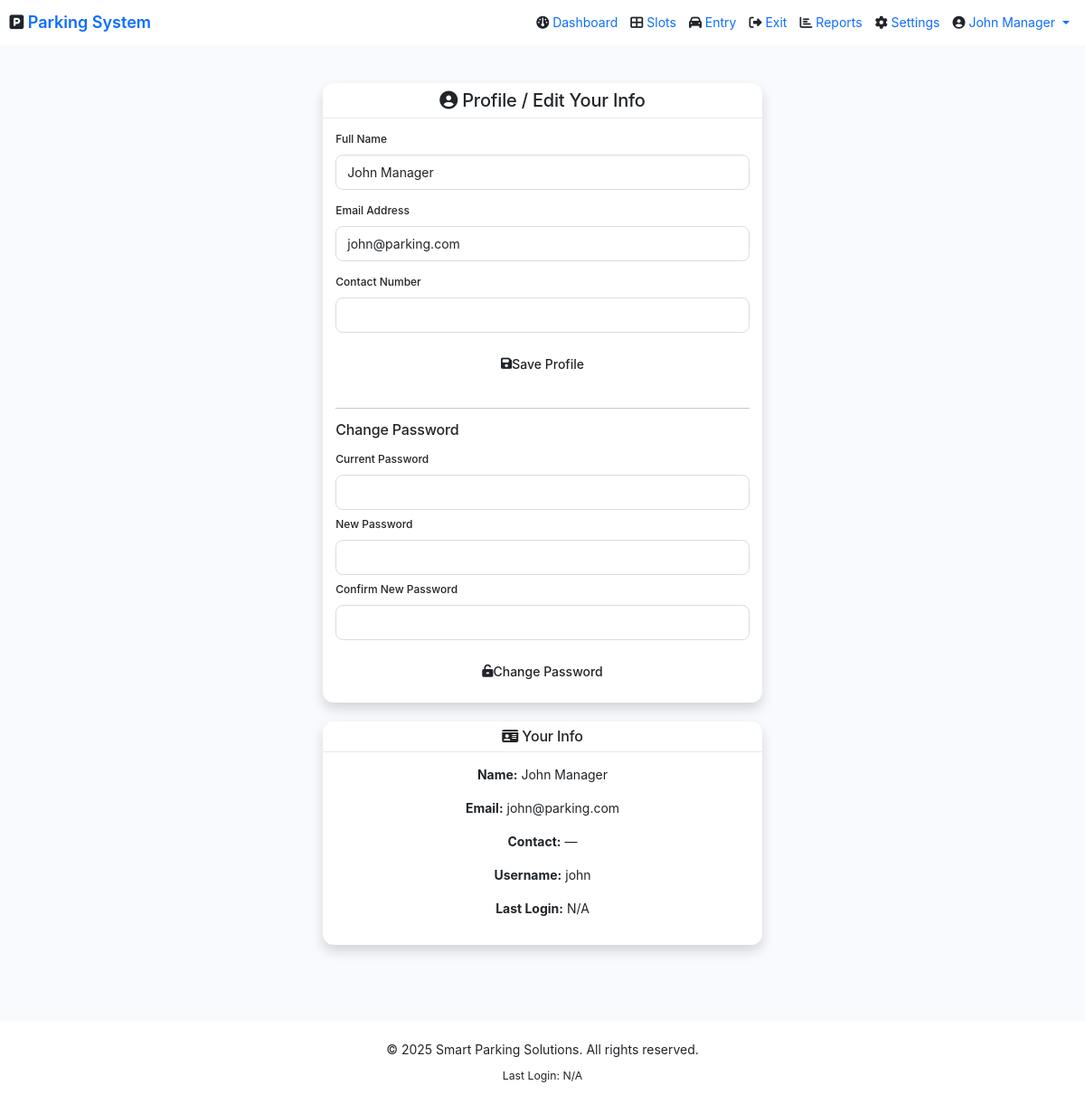
The app's page /profile.php (signed in) with its own data.
### tables this page shows
CREATE TABLE users (
    id INT AUTO_INCREMENT PRIMARY KEY,
    fullname VARCHAR(255) NOT NULL,
    username VARCHAR(50) UNIQUE NOT NULL,
    email VARCHAR(100) UNIQUE NOT NULL,
    password VARCHAR(255) NOT NULL,
    role ENUM('admin', 'super_admin') DEFAULT 'admin',
    created_at TIMESTAMP DEFAULT CURRENT_TIMESTAMP,
    last_login DATETIME NULL,
    status ENUM('active', 'inactive') DEFAULT 'active'
);

### includes/db.php (called while the page is built, shortened)
<?php
try {
    $pdo = new PDO(
        "mysql:host=" . DB_HOST . ";dbname=" . DB_NAME . ";charset=utf8mb4",
        DB_USER,
        DB_PASS,
        [
            PDO::ATTR_ERRMODE => PDO::ERRMODE_EXCEPTION,
            PDO::ATTR_DEFAULT_FETCH_MODE => PDO::FETCH_ASSOC,
            PDO::ATTR_EMULATE_PREPARES => false
        ]
    );
} catch (PDOException $e) {
    die("Database Connection Failed: " . $e->getMessage());
}
function isLoggedIn() {
    return isset($_SESSION['admin_id']) && !empty($_SESSION['admin_id']);
}
function getCurrentUser() {
    global $pdo;
    $stmt = $pdo->prepare("SELECT * FROM users WHERE id = ?");
    $stmt->execute([$_SESSION['admin_id']]);
    return $stmt->fetch();
}
?>

### profile.php (the view, shortened to what this page needs)
<?php
require_once 'includes/header.php';
?>
<div class="container py-5">
    <div class="row justify-content-center">
        <div class="col-lg-6">
            <div class="card shadow fade-in">
                <div class="card-header text-center">
                    <h3 class="mb-0"><i class="fas fa-user-circle"></i> Profile / Edit Your Info</h3>
                </div>
                <div class="card-body">
                    <form method="POST" class="mb-4" autocomplete="off">
                        <div class="mb-3">
                            <label class="form-label">Full Name</label>
                            <input type="text" name="fullname" class="form-control" value="<?= htmlspecialchars($user['fullname']) ?>" required>
                        </div>
                        <div class="mb-3">
                            <label class="form-label">Email Address</label>
                            <input type="email" name="email" class="form-control" value="<?= htmlspecialchars($user['email']) ?>" required>
                        </div>
                        <div class="mb-3">
                            <label class="form-label">Contact Number</label>
                            <input type="text" name="contact" class="form-control" value="<?= isset($user['contact']) ? htmlspecialchars($user['contact']) : '' ?>" maxlength="15">
                        </div>
                        <button type="submit" name="update_profile" class="btn w-100 mb-2">
                            <i class="fas fa-save"></i> Save Profile
                        </button>
                    </form>
                    <hr>
                    <form method="POST" autocomplete="off">
                        <h5 class="my-3">Change Password</h5>
                        <div class="mb-2">
                            <label class="form-label">Current Password</label>
                            <input type="password" name="current_password" class="form-control" required>
                        </div>
                        <div class="mb-2">
                            <label class="form-label">New Password</label>
                            <input type="password" name="new_password" class="form-control" required minlength="6">
                        </div>
                        <div class="mb-3">
                            <label class="form-label">Confirm New Password</label>
                            <input type="password" name="confirm_password" class="form-control" required minlength="6">
                        </div>
                        <button type="submit" name="change_password" class="btn btn-warning w-100">
                            <i class="fas fa-unlock-alt"></i> Change Password
                        </button>
                    </form>
                </div>
            </div>
            <div class="card shadow mt-4">
                <div class="card-header text-center">
                    <h5 class="mb-0"><i class="fas fa-id-card"></i> Your Info</h5>
                </div>
                <div class="card-body text-center">
                    <p><b>Name:</b> <?= htmlspecialchars($user['fullname']) ?></p>
                    <p><b>Email:</b> <?= htmlspecialchars($user['email']) ?></p>
                    <p><b>Contact:</b> <?= isset($user['contact']) ? htmlspecialchars($user['contact']) : '—' ?></p>
                    <p><b>Username:</b> <?= htmlspecialchars($user['username']) ?></p>
                    <p><b>Last Login:</b> <?= $user['last_login'] ? date('d M Y, h:i A', strtotime($user['last_login'])) : "N/A" ?></p>
                </div>
            </div>
        </div>
    </div>
</div>
<?php require_once 'includes/footer.php'; ?>

### includes/header.php (shortened to what this page needs)
<?php
require_once 'db.php';
$public_pages = ['index.php', 'login.php', 'register.php'];
$current_page = basename($_SERVER['PHP_SELF']);
$user = getCurrentUser();
?>
<!DOCTYPE html>
<html lang="en">
<head>
    <link href="https://cdn.jsdelivr.net/npm/bootstrap@5.3.2/dist/css/bootstrap.min.css" rel="stylesheet">
    <link rel="stylesheet" href="https://cdnjs.cloudflare.com/ajax/libs/font-awesome/6.4.0/css/all.min.css">
    <link href="https://unpkg.com/aos@2.3.1/dist/aos.css" rel="stylesheet">
    <link rel="stylesheet" href="assets/css/style.css">
</head>
<body>
<?php if (!in_array($current_page, $public_pages)): ?>
<nav class="navbar navbar-expand-lg navbar-dark bg-primary sticky-top">
    <div class="container-fluid">
        <a class="navbar-brand" href="dashboard.php">
            <i class="fas fa-parking"></i> Parking System
        </a>
        <div class="collapse navbar-collapse" id="navbarNav">
            <ul class="navbar-nav ms-auto">
                <li class="nav-item">
                    <a class="nav-link <?= $current_page == 'dashboard.php' ? 'active' : '' ?>" href="dashboard.php">
                        <i class="fas fa-dashboard"></i> Dashboard
                    </a>
                </li>
                <li class="nav-item">
                    <a class="nav-link <?= $current_page == 'slots.php' ? 'active' : '' ?>" href="slots.php">
                        <i class="fas fa-th-large"></i> Slots
                    </a>
                </li>
                <li class="nav-item">
                    <a class="nav-link <?= $current_page == 'vehicle_entry.php' ? 'active' : '' ?>" href="vehicle_entry.php">
                        <i class="fas fa-car"></i> Entry
                    </a>
                </li>
                <li class="nav-item">
                    <a class="nav-link <?= $current_page == 'vehicle_exit.php' ? 'active' : '' ?>" href="vehicle_exit.php">
                        <i class="fas fa-sign-out-alt"></i> Exit
                    </a>
                </li>
                <li class="nav-item">
                    <a class="nav-link <?= $current_page == 'reports.php' ? 'active' : '' ?>" href="reports.php">
                        <i class="fas fa-chart-bar"></i> Reports
                    </a>
                </li>
                <li class="nav-item">
                    <a class="nav-link <?= $current_page == 'settings.php' ? 'active' : '' ?>" href="settings.php">
                        <i class="fas fa-cog"></i> Settings
                    </a>
                </li>
                <li class="nav-item dropdown">
                    <a class="nav-link dropdown-toggle" href="#" id="userDropdown" role="button" data-bs-toggle="dropdown">
                        <i class="fas fa-user-circle"></i> <?= htmlspecialchars($user['fullname']) ?>
                    </a>
                </li>
            </ul>
        </div>
    </div>
</nav>
<?php endif; ?>

### records on screen
users: fullname "John Manager", email "john@parking.com", username "john"
